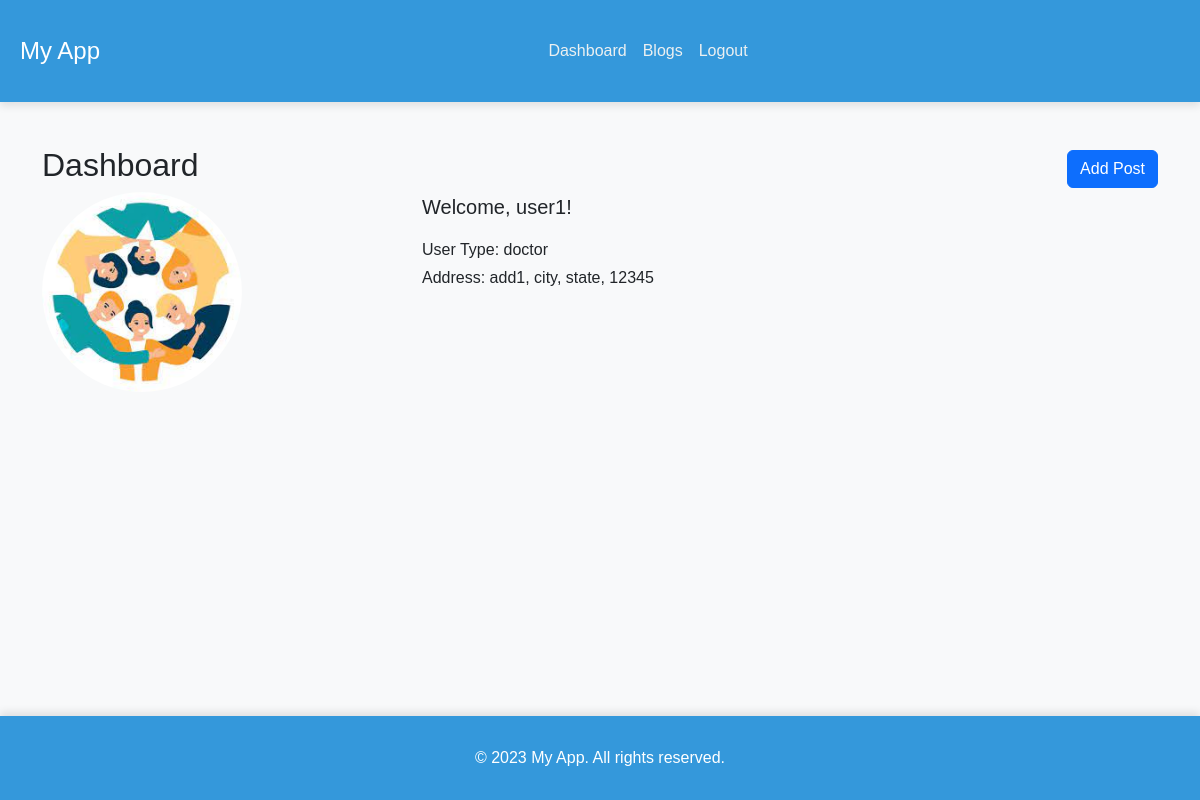
The page / (signed in) on the database its author committed.
### myapp/models.py (models this page shows, shortened)
class User(AbstractBaseUser, PermissionsMixin):
    USER_TYPE_CHOICES = [
        ('patient', 'Patient'),
        ('doctor', 'Doctor'),
    ]
    first_name = models.CharField(max_length=100, null=True)
    last_name = models.CharField(max_length=100, null=True)
    profile_picture = models.ImageField(upload_to='media/profile_pics', null=True, blank=True)
    username = models.CharField(max_length=100, unique=True)
    email = models.EmailField(unique=True, db_index=True)
    password = models.CharField(max_length=255)
    user_type = models.CharField(max_length=10, choices=USER_TYPE_CHOICES)
    address_line1 = models.CharField(max_length=255)
    city = models.CharField(max_length=100)
    state = models.CharField(max_length=100)
    pincode = models.CharField(max_length=10)
    is_active = models.BooleanField(default=True)
    is_staff = models.BooleanField(default=False)
    is_active = models.BooleanField(default=True)
    created_on = models.DateTimeField(auto_now_add=True)
    objects = UserManager()
    USERNAME_FIELD = "email"
    REQUIRED_FIELDS = ["username"]

### myapp/views.py (the view)
# urls.py: path('', dashboard, name='dashboard'),
@login_required
def dashboard(request):
    return render(request, 'myapp/dashboard.html')

### templates/myapp/dashboard.html
{% extends 'base.html' %}
{% block content %}
  <div class="container mt-4">
    <div class="d-flex justify-content-between align-items-center">
      <h2>Dashboard</h2>
      <a href="{% url 'blog:create_blog_post' %}" class="btn btn-primary">Add Post</a>
    </div>
    <div class="row">
      <div class="col-md-4">
        {% if user.profile_picture %}
          <img src="{{ user.profile_picture.url }}" alt="Profile Picture" class="img-fluid rounded-circle" style="max-width: 200px; max-height: 200px;">
        {% else %}
          <p class="text-muted">No profile picture available.</p>
        {% endif %}
      </div>
      <div class="col-md-8">
        <p class="lead">Welcome, {{ user.username }}!</p>
        <p class="mb-1">User Type: {{ user.user_type }}</p>
        <p class="mb-1">Address: {{ user.address_line1 }}, {{ user.city }}, {{ user.state }}, {{ user.pincode }}</p>
      </div>
    </div>
  </div>
{% endblock %}

### templates/base.html (shortened to what this page needs)
<!DOCTYPE html>
<html lang="en">
<head>
    <link href="https://cdn.jsdelivr.net/npm/bootstrap@5.3.2/dist/css/bootstrap.min.css" rel="stylesheet">
</head>
<body>
    <nav class="navbar navbar-expand-lg navbar-dark">
        <div class="container-fluid">
            <a class="navbar-brand" href="#">My App</a>
            <div class="collapse navbar-collapse" id="navbarNav">
                <ul class="navbar-nav mx-auto">
                    <li class="nav-item">
                        <a class="nav-link" href="{% url 'myapp:dashboard' %}">Dashboard</a>
                    </li>
                    <li class="nav-item">
                        <a class="nav-link" href="{% url 'blog:post_list' %}">Blogs</a>
                    </li>
                    <li class="nav-item">
                        {% if user.is_authenticated %}
                        <a class="nav-link" href="{% url 'myapp:logout' %}">Logout</a>
                        {% else %}
                        <a class="nav-link" href="{% url 'myapp:login' %}">Login</a>
                        {% endif %}
                    </li>
                </ul>
            </div>
        </div>
    </nav>
    <div id="content">
        {% block content %}{% endblock %}
    </div>
    <footer class="footer">
        <div class="container-fluid">
            &copy; 2023 My App. All rights reserved.
        </div>
    </footer>
</body>
</html>

### templates/base.html (style rules this page uses)
body { font-family: 'Arial', sans-serif; background-color: #f8f9fa; }
#content { padding: 20px; }
.navbar { background-color: #3498db; box-shadow: 0 4px 8px rgba(0, 0, 0, 0.1); }
.navbar-brand { font-size: 1.5rem; color: #fff; }
.nav-link { color: #ecf0f1; transition: color 0.3s ease; }
.container-fluid { padding: 20px; }
.footer { background-color: #3498db; color: #fff; text-align: center; padding: 10px; position: fixed; bottom: 0; width: 100%; box-shadow: 0 -4px 8px rgba(0, 0, 0, 0.1); }

### rows shown on the page
User: profile_picture (picture), username "user1", user_type "doctor", address_line1 "add1", city "city", state "state", pincode "12345"
